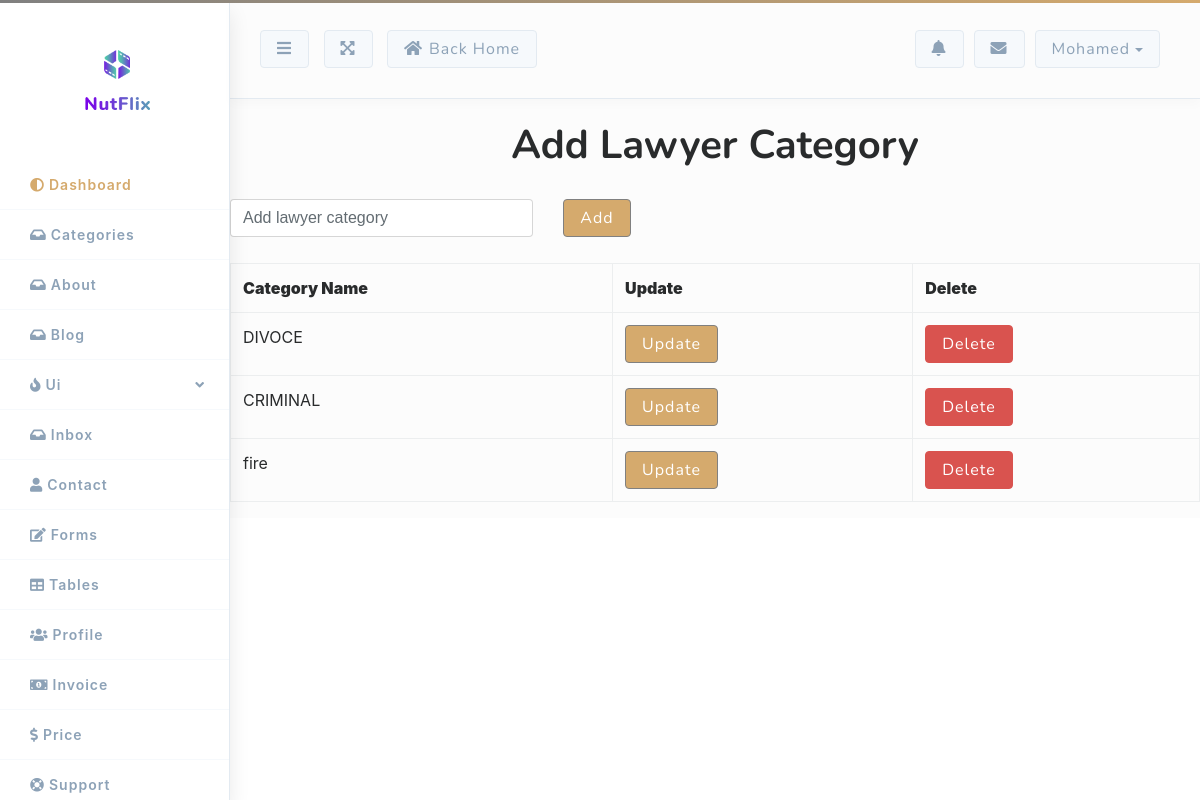
The page /lawyerbooking/Admin/Lawyer_category.php on the database as committed earlier.
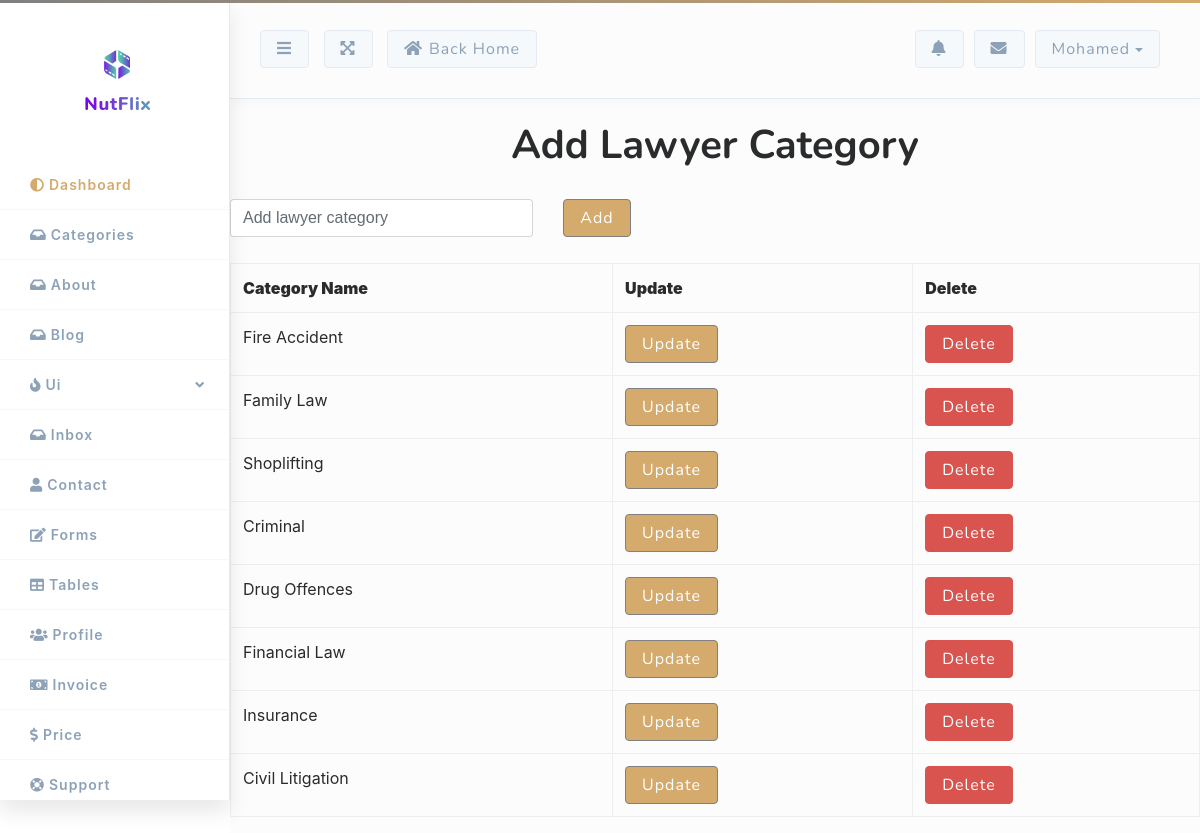
The same page on the database as committed later.
### tables this page shows
CREATE TABLE `lawyer_categories` (
  `cat_id` int(11) NOT NULL,
  `cat_name` varchar(200) NOT NULL
);

### lawyerbooking/Admin/Lawyer_category.php (the view, shortened to what this page needs)
<?php
include 'connection.php';
include 'sidebar.php';
?>
<br>
<div>
<h1 class="text-center" style=" font-weight: bold;" >Add Lawyer Category</h1>
</div>
<br>
<form method="post">
  <div class="row">
    <div class="col-sm-4">
    <input class="form-control" placeholder="Add lawyer category" id="add_category" required="" type="text" name="">
    </div>
    <div class="col-sm-4">
    <input class="btn btn-success"  id="add" value="Add" type="button" name="">
    </div>
  </div>
</form>
<br>
<div class="row">
<div id="msg_box" class="col-sm-12 text-center"></div>
<div id="all_categories" class="col-sm-12" style="width:50%;"></div>
</div>
<?php
$query=mysqli_query($conn,"SELECT * FROM `lawyer_categories`");
if($query != null ) {
  echo"
    <table id='data' class='table table-hover table-stripped table-bordered'>
    <tr> <th><b> Category Name</b></th>
    <th><b>Update</b></th>
    <th><b>Delete</b></th>
    </tr>";
    while ($row=mysqli_fetch_array($query)) {
      ?>
      <tr>
      <td><?php echo $row[1] ?></td>
   <td><a href="category_update.php?id=<?php echo $row[0];?>" class="btn btn-success" >Update</td>
   <td><a href="delete_cat.php?id=<?php echo $row[0];?>" class="btn btn-danger" >Delete</td>
      </tr>
      <?php
  }
  echo "</table>";
  }
  else {
    echo '<div class="alert alert-danger text-center">There Is Nothing To show You.</div>';
}
?>
<?php
include 'footer.php';
?>

Rows that differ between the two databases and show on the page:
removed lawyer_categories: cat_name "DIVOCE"
removed lawyer_categories: cat_name "CRIMINAL"
changed lawyer_categories: cat_name "fire" → "Fire Accident"
added lawyer_categories: cat_name "Family Law"
added lawyer_categories: cat_name "Shoplifting"
added lawyer_categories: cat_name "Criminal"
added lawyer_categories: cat_name "Drug Offences"
added lawyer_categories: cat_name "Financial Law"
added lawyer_categories: cat_name "Insurance"
added lawyer_categories: cat_name "Civil Litigation"
